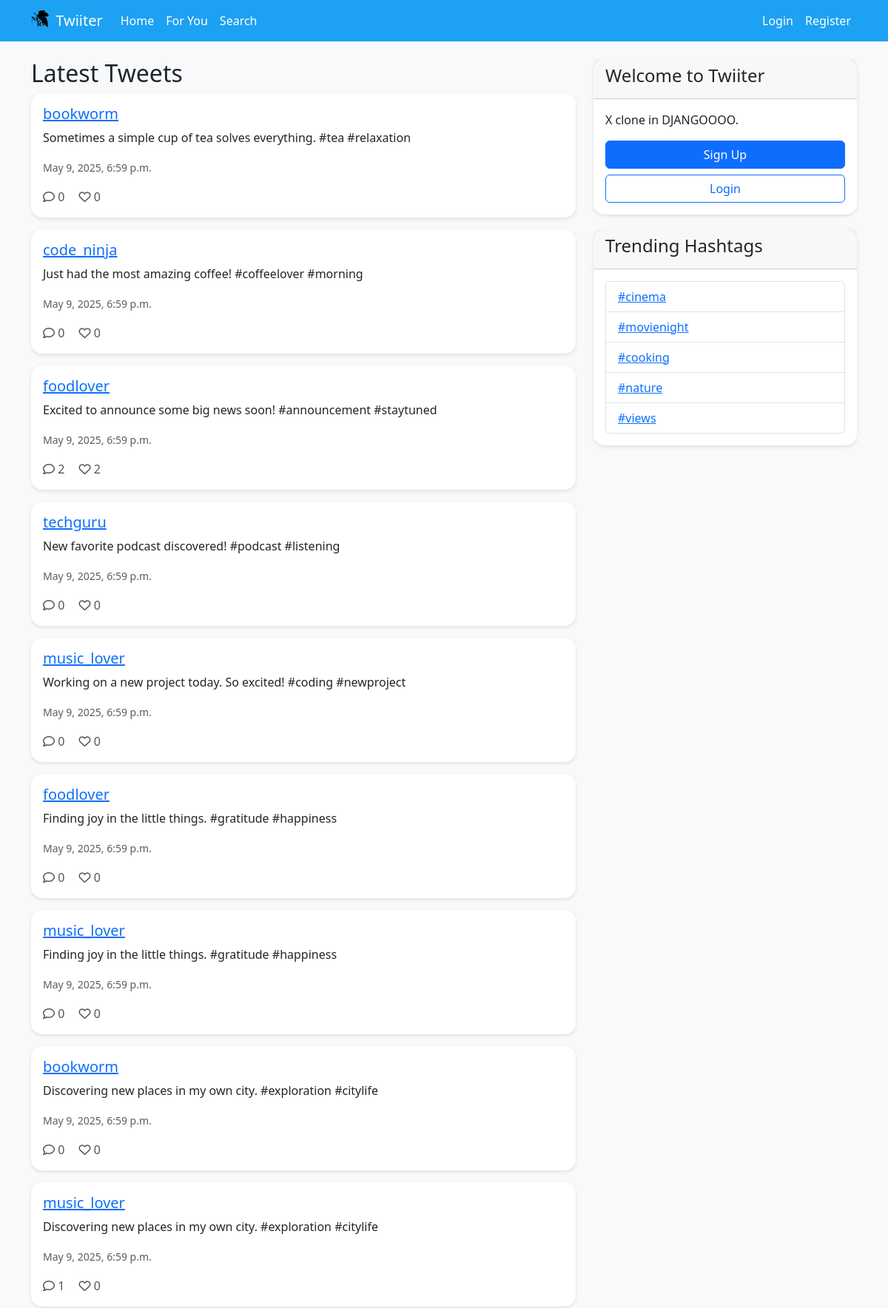
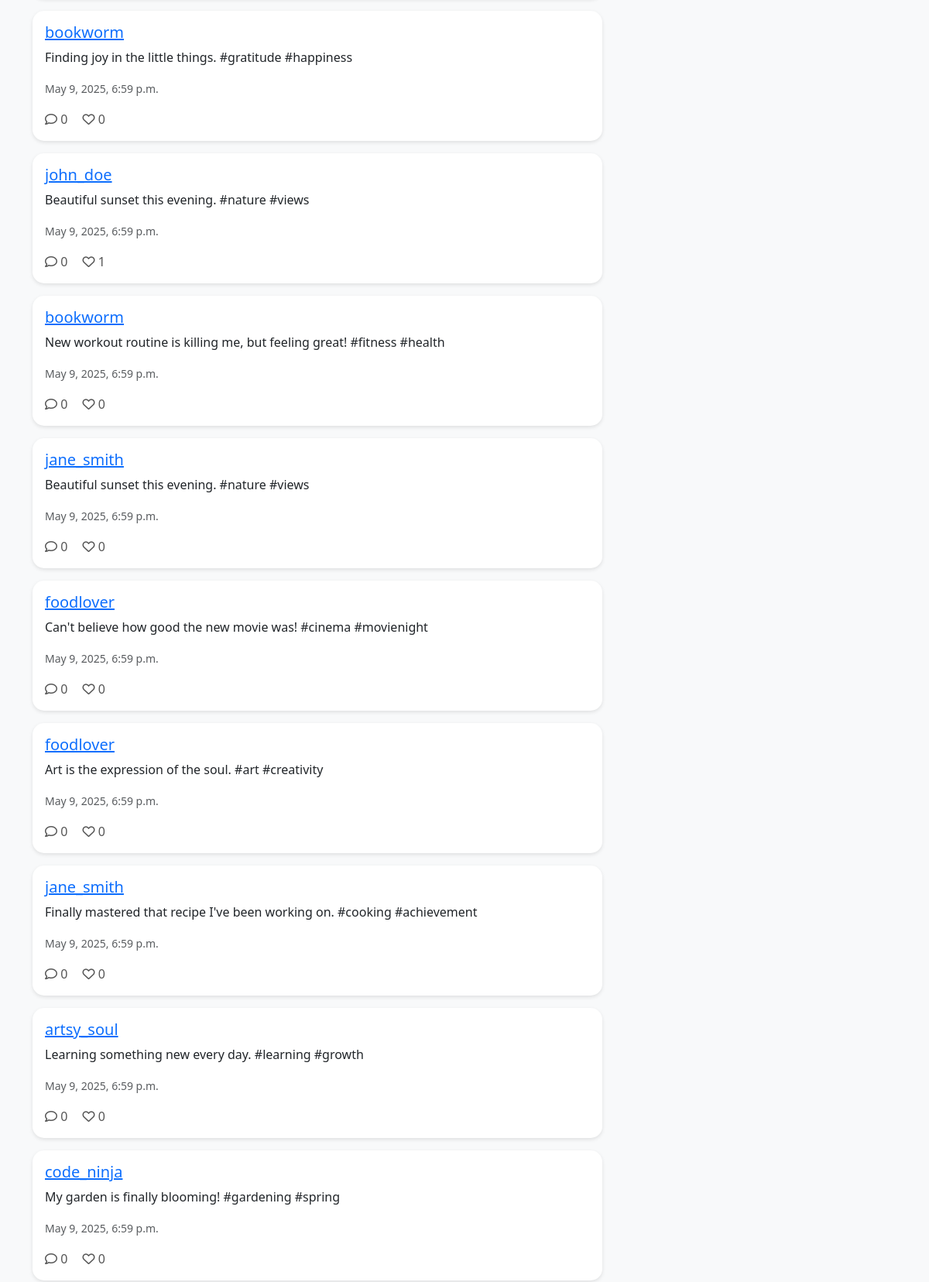
The page / (upper part) on the database its author committed (2 pictures, top to bottom).
### twiiter/models.py (models this page shows, shortened)
class Tweet(models.Model):
    content = models.CharField(max_length=280)
    created_at = models.DateTimeField(auto_now_add=True)
    author = models.ForeignKey(User, on_delete=models.CASCADE, related_name='tweets')
    image_url = models.CharField(max_length=255, blank=True, null=True)
    class Meta:
        ordering = ['-created_at']

class Hashtag(models.Model):
    name = models.CharField(max_length=50, unique=True)
    tweets = models.ManyToManyField(Tweet, related_name='hashtags')
    created_at = models.DateTimeField(auto_now_add=True)

### twiiter/views.py (the view, shortened to what this page needs)
# urls.py: 2. Add a URL to urlpatterns:  path('', views.home, name='home')
def home(request):
    if request.user.is_authenticated:
        following_users = User.objects.filter(followers__follower=request.user)
        tweets = Tweet.objects.filter(author__in=list(following_users) + [request.user])
    else:
        tweets = Tweet.objects.all()
    trending_hashtags = Hashtag.objects.annotate(
        tweet_count=models.Count('tweets')
    ).filter(
        tweet_count__gt=0
    ).order_by('-tweet_count')[:5]
    user_liked_tweets = []
    if request.user.is_authenticated:
        user_liked_tweets = Like.objects.filter(user=request.user).values_list('tweet_id', flat=True)
    form = TweetForm()
    return render(request, 'twiiter/home.html', {
        'tweets': tweets,
        'form': form,
        'trending_hashtags': trending_hashtags,
        'user_liked_tweets': user_liked_tweets
    })

### twiiter/templates/twiiter/home.html (shortened to what this page needs)
{% extends 'twiiter/base.html' %}
{% block content %}
<div class="row">
    <div class="col-md-8">
        <h2>Latest Tweets</h2>
        {% if tweets %}
            {% for tweet in tweets %}
                <div class="card mb-3">
                    <div class="card-body">
                        <a href="{% url 'twiiter:tweet_detail' tweet.id %}" class="tweet-link text-decoration-none text-dark">
                            <h5 class="card-title">
                                <a href="{% url 'twiiter:profile' tweet.author.username %}">
                                    {{ tweet.author.username }}
                                </a>
                            </h5>
                            <p class="card-text">{{ tweet.content }}</p>
                            <small class="text-muted">{{ tweet.created_at }}</small>
                        </a>
                        <div class="tweet-actions mt-3">
                            <a href="{% url 'twiiter:tweet_detail' tweet.id %}">
                                <i class="far fa-comment"></i> {{ tweet.comments.count }}
                            </a>
                            <a href="{% url 'twiiter:like_toggle' tweet.id %}" class="like-button {% if tweet.id in user_liked_tweets %}liked{% endif %}">
                                <i class="{% if tweet.id in user_liked_tweets %}fas{% else %}far{% endif %} fa-heart"></i>
                                <span class="like-count">{{ tweet.likes.count }}</span>
                            </a>
                        </div>
                    </div>
                </div>
            {% endfor %}
        {% else %}
            <div class="alert alert-info">
                No tweets yet. {% if user.is_authenticated %}Be the first to tweet!{% else %}Please login to start tweeting.{% endif %}
            </div>
        {% endif %}
    </div>
    <div class="col-md-4">
        <div class="card">
            <div class="card-header">
                <h4>Welcome to Twiiter</h4>
            </div>
            <div class="card-body">
                <p>X clone in DJANGOOOO.</p>
                {% if not user.is_authenticated %}
                    <div class="d-grid gap-2">
                        <a href="{% url 'twiiter:register' %}" class="btn btn-primary">Sign Up</a>
                        <a href="{% url 'twiiter:login' %}" class="btn btn-outline-primary">Login</a>
                    </div>
                {% endif %}
            </div>
        </div>
        <div class="card mt-3">
            <div class="card-header">
                <h4>Trending Hashtags</h4>
            </div>
            <div class="card-body">
                <ul class="list-group">
                    {% for hashtag in trending_hashtags %}
                        <li class="list-group-item">
                            <a href="{% url 'twiiter:hashtag' hashtag.name %}">
                                #{{ hashtag.name }}
                            </a>
                        </li>
                    {% empty %}
                        <li class="list-group-item">No trending hashtags yet.</li>
                    {% endfor %}
                </ul>
            </div>
        </div>
    </div>
</div>
{% endblock %}

### twiiter/templates/twiiter/base.html (style rules this page uses)
body { background-color: #f8f9fa; }
.card { margin-bottom: 20px; border-radius: 15px; border: none; box-shadow: 0 2px 5px rgba(0,0,0,0.1); }
.tweet-actions a { color: #555; text-decoration: none; margin-right: 15px; }

### rows shown on the page
Tweet: author.username "bookworm", content "Sometimes a simple cup of tea solves everything. #tea #relaxation", created_at "May 9, 2025, 6:59 p.m.", comments.count "0", likes.count "0"
Tweet: author.username "code_ninja", content "Just had the most amazing coffee! #coffeelover #morning", created_at "May 9, 2025, 6:59 p.m.", comments.count "0", likes.count "0"
Tweet: author.username "foodlover", content "Excited to announce some big news soon! #announcement #staytuned", created_at "May 9, 2025, 6:59 p.m.", comments.count "2", likes.count "2"
Tweet: author.username "techguru", content "New favorite podcast discovered! #podcast #listening", created_at "May 9, 2025, 6:59 p.m.", comments.count "0", likes.count "0"
Tweet: author.username "music_lover", content "Working on a new project today. So excited! #coding #newproject", created_at "May 9, 2025, 6:59 p.m.", comments.count "0", likes.count "0"
Tweet: author.username "foodlover", content "Finding joy in the little things. #gratitude #happiness", created_at "May 9, 2025, 6:59 p.m.", comments.count "0", likes.count "0"
Tweet: author.username "music_lover", content "Finding joy in the little things. #gratitude #happiness", created_at "May 9, 2025, 6:59 p.m.", comments.count "0", likes.count "0"
Tweet: author.username "bookworm", content "Discovering new places in my own city. #exploration #citylife", created_at "May 9, 2025, 6:59 p.m.", comments.count "0", likes.count "0"
Tweet: author.username "music_lover", content "Discovering new places in my own city. #exploration #citylife", created_at "May 9, 2025, 6:59 p.m.", comments.count "1", likes.count "0"
Tweet: author.username "bookworm", content "Finding joy in the little things. #gratitude #happiness", created_at "May 9, 2025, 6:59 p.m.", comments.count "0", likes.count "0"
Tweet: author.username "john_doe", content "Beautiful sunset this evening. #nature #views", created_at "May 9, 2025, 6:59 p.m.", comments.count "0", likes.count "1"
Tweet: author.username "bookworm", content "New workout routine is killing me, but feeling great! #fitness #health", created_at "May 9, 2025, 6:59 p.m.", comments.count "0", likes.count "0"
Tweet: author.username "jane_smith", content "Beautiful sunset this evening. #nature #views", created_at "May 9, 2025, 6:59 p.m.", comments.count "0", likes.count "0"
Tweet: author.username "foodlover", content "Can't believe how good the new movie was! #cinema #movienight", created_at "May 9, 2025, 6:59 p.m.", comments.count "0", likes.count "0"
Tweet: author.username "foodlover", content "Art is the expression of the soul. #art #creativity", created_at "May 9, 2025, 6:59 p.m.", comments.count "0", likes.count "0"
Tweet: author.username "jane_smith", content "Finally mastered that recipe I've been working on. #cooking #achievement", created_at "May 9, 2025, 6:59 p.m.", comments.count "0", likes.count "0"
Tweet: author.username "artsy_soul", content "Learning something new every day. #learning #growth", created_at "May 9, 2025, 6:59 p.m.", comments.count "0", likes.count "0"
Tweet: author.username "code_ninja", content "My garden is finally blooming! #gardening #spring", created_at "May 9, 2025, 6:59 p.m.", comments.count "0", likes.count "0"
Hashtag: name "cinema"
Hashtag: name "movienight"
Hashtag: name "cooking"
Hashtag: name "nature"
Hashtag: name "views"
